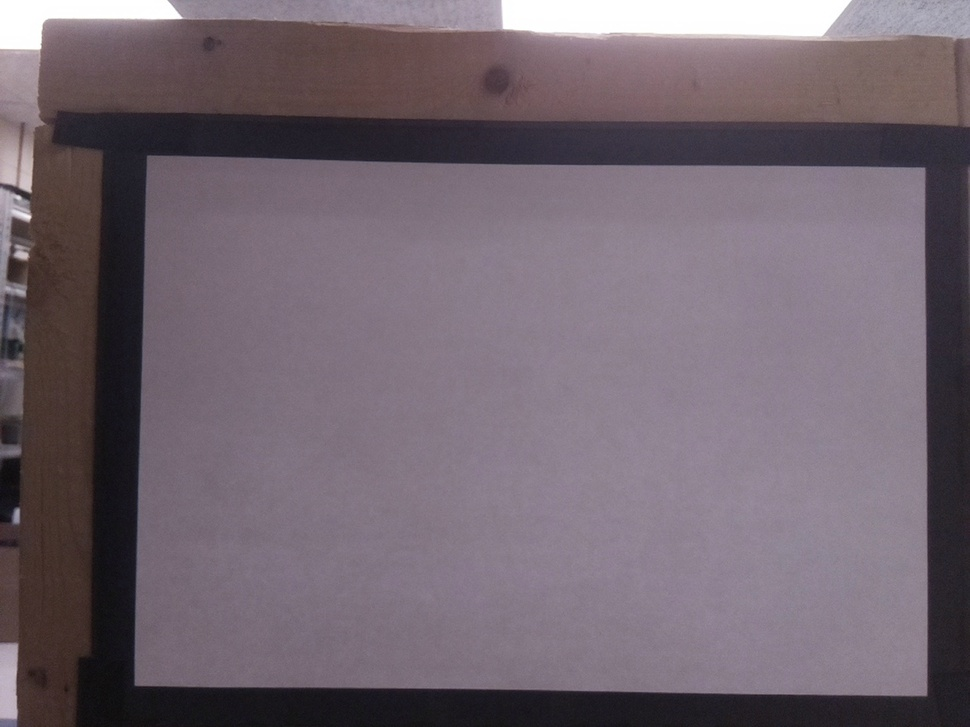
//> input picture Vision/C++/raspicam_cv_test/image30.jpg, 970 x 727 px, shrunk from 1280 x 960 before the run
$ ./four_corners ../raspicam_cv_test/image30.jpg   (built with g++ and OpenCV 4)
//> lines starting //> are read from the running program, lines starting //| are printed output that depends on the picture; after the words box and inside, x2 and y2 are one past the last pixel; in counts of white or black regions, pixels touching at a corner belong together
#include <opencv2/core/core.hpp>
#include <opencv2/highgui/highgui.hpp>
#include <opencv2/imgproc/imgproc.hpp>
#include <iostream>

using namespace cv;
using namespace std;

int main( int argc, char** argv )
{
    if( argc != 2)
    {
     cout <<" Usage: four_corners ImageToLoadAndDisplay" << endl;
     return -1;
    }

    Mat image;
    image = imread(argv[1], IMREAD_COLOR);   // Read the file
//> image is the input picture: 727 rows x 970 cols, CV_8UC3; mean B, G, R 111.8, 102, 114.3
    // image = imread(argv[1], IMREAD_GRAYSCALE);


    if(! image.data )                              // Check for invalid input
    {
        cout <<  "Could not open or find the image" << endl ;
        return -1;
    }

    Mat gray;
    cvtColor(image, gray, COLOR_BGR2GRAY);

    //update crop values here
    float topl_crop [2] = {0.03, 0.04};
    float botr_crop [2] = {0.92, 0.98};

    int range[2][2];
    range[0][0] = (int) image.rows*topl_crop[0];
    range[0][1] = (int) image.rows*botr_crop[0];
    range[1][0] = (int) image.cols*topl_crop[1];
    range[1][1] = (int) image.cols*botr_crop[1];

    Mat croppedImg = gray(Range(range[0][0],range[0][1]), Range(range[1][0], range[1][1]));
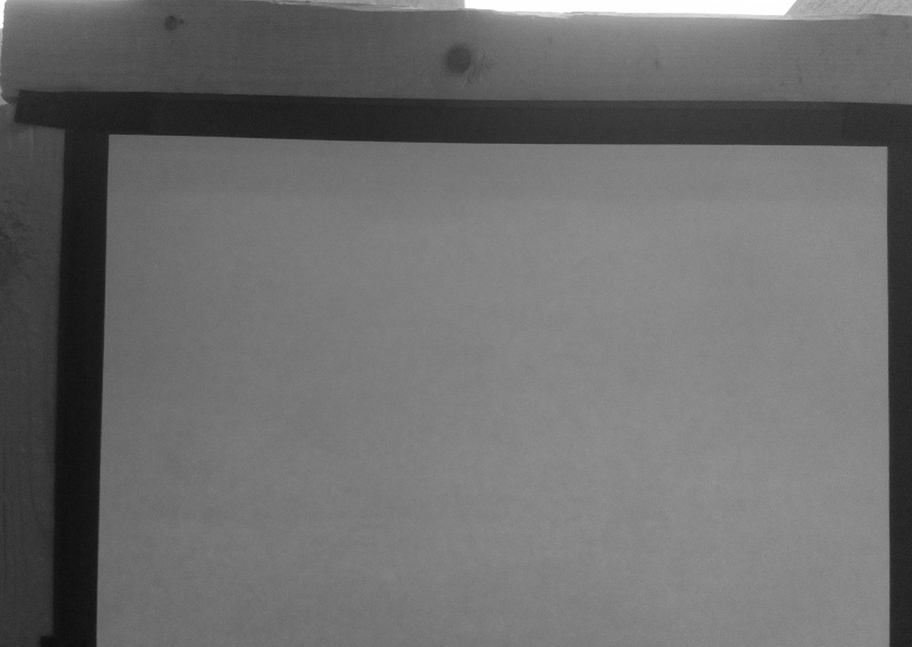
//> croppedImg: 647 rows x 912 cols, CV_8UC1; min 12, max 255, mean 109.4


    //default values of box ratio
    float box_ratio[2] = {0.15, 0.1};

    int box_dim [2];
    box_dim[0] = (int) croppedImg.rows*box_ratio[0];
//> box_dim = [97, 0]
    box_dim[1] = (int) croppedImg.cols*box_ratio[1];
//> box_dim = [97, 91]

    Mat topl_box = croppedImg(Range(0, box_dim[0]), Range(0, box_dim[1]));
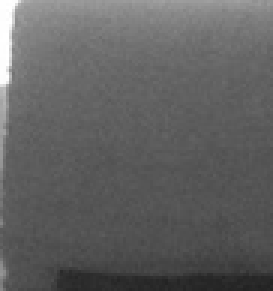
//> topl_box: 97 rows x 91 cols, CV_8UC1 (shown 3 times larger); min 34, max 255, mean 96.9
    Mat topr_box = croppedImg(Range(0,box_dim[0]), Range(croppedImg.cols-box_dim[1],croppedImg.cols));
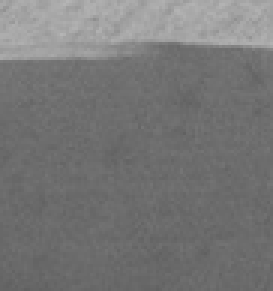
//> topr_box: 97 rows x 91 cols, CV_8UC1 (shown 3 times larger); min 96, max 181, mean 118.4
    Mat botr_box = croppedImg(Range(croppedImg.rows-box_dim[0],croppedImg.rows), Range(croppedImg.cols-box_dim[1],croppedImg.cols));
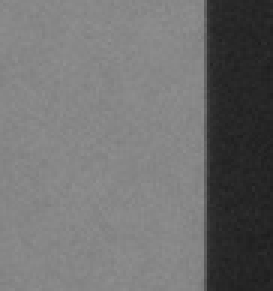
//> botr_box: 97 rows x 91 cols, CV_8UC1 (shown 3 times larger); min 29, max 144, mean 111.5
    Mat botl_box = croppedImg(Range(croppedImg.rows-box_dim[0],croppedImg.rows), Range(0,box_dim[1]));
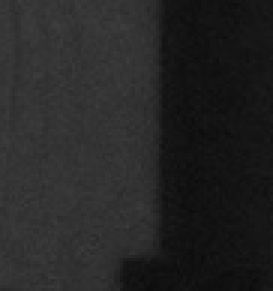
//> botl_box: 97 rows x 91 cols, CV_8UC1 (shown 3 times larger); min 12, max 62, mean 37.3


    // vector< Point2f > corners;
    // Point2f topl_corner [1];
    vector<Point2f> topl_corner;
    vector<Point2f> topr_corner;
    vector<Point2f> botr_corner;
    vector<Point2f> botl_corner;
    goodFeaturesToTrack(topl_box, topl_corner, 1, 0.1, 100);
//> topl_corner = 1 Point (x, y): [1, 29]
    goodFeaturesToTrack(topr_box, topr_corner, 1, 0.1, 100);
//> topr_corner = 1 Point (x, y): [32, 6]
    goodFeaturesToTrack(botr_box, botr_corner, 1, 0.1, 100);
//> botr_corner = 1 Point (x, y): [68, 6]
    goodFeaturesToTrack(botl_box, botl_corner, 1, 0.1, 100);
//> botl_corner = 1 Point (x, y): [41, 87]
    Point2f corners[4];
    corners[0] = topl_corner[0];
//> corners = 4 Points (x, y): [1, 29], [0, 0], [0, 0], [0, 0]
    corners[1] = topr_corner[0] + Point2f(croppedImg.cols - box_dim[1] , 0);
//> corners = 4 Points (x, y): [1, 29], [853, 6], [0, 0], [0, 0]
    // corners[1] = topr_corner[1];
    corners[2] = botr_corner[0] + Point2f(croppedImg.cols - box_dim[1] , croppedImg.rows - box_dim[0]);
//> corners = 4 Points (x, y): [1, 29], [853, 6], [889, 556], [0, 0]
    corners[3] = botl_corner[0] + Point2f(0, croppedImg.rows - box_dim[0]);
//> corners = 4 Points (x, y): [1, 29], [853, 6], [889, 556], [41, 637]


    // [16 lines of commented-out code are left out]
    for (int i = 0; i < 4; i++){
        circle(croppedImg, corners[i], 3, 255, -1);
    }
//> croppedImg: 647 rows x 912 cols, CV_8UC1; 110 pixels changed, all inside (x1, y1, x2, y2) = (0, 3, 893, 641)
//> gray: 727 rows x 970 cols, CV_8UC1; min 9, max 255, mean 106.8


    // cout << "Topl number of rows " << topl_box.rows << endl;
    // cout << "box dim  " << box_dim[0] << endl;

    namedWindow( "Original Image", WINDOW_AUTOSIZE); // Create a window for display.
    imshow( "Original Image", image );                   // Show our image inside it.

    // namedWindow( "Grayscale Image", WINDOW_AUTOSIZE); // Create a window for display.
    // imshow( "Grayscale Image", gray );                   // Show our image inside it.

    namedWindow( "Cropped Image With Corners", WINDOW_AUTOSIZE); // Create a window for display.
    imshow( "Cropped Image With Corners", croppedImg );                   // Show our image inside it.

    // [11 lines of commented-out code are left out]

    waitKey(0);                                          // Wait for a keystroke in the window
    return 0;
}
